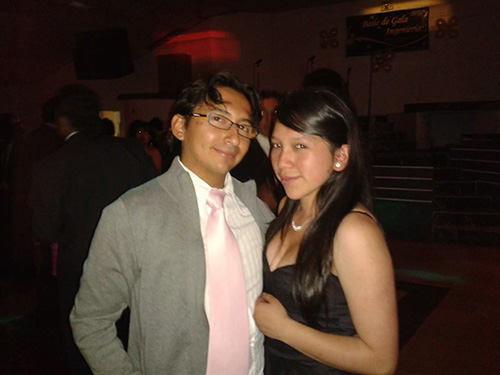
#> input picture 1 Cargar imagen/pareja.jpg, 500 x 375 px, given in place of the camera
$ python '15 seguidor de color.py'
#> lines starting #> are read from the running program, lines starting #| are printed output that depends on the picture; after the words box and inside, x2 and y2 are one past the last pixel; in counts of white or black regions, pixels touching at a corner belong together
import cv2
import numpy as np
from matplotlib import pyplot as plt

cap = cv2.VideoCapture(0)

while(cap.isOpened):
    _, frame = cap.read()
#> frame is the input picture: shape (375, 500, 3); mean B, G, R 41.8, 51.5, 67.5
    hsv = cv2.cvtColor(frame, cv2.COLOR_BGR2HSV)
#> hsv: shape (375, 500, 3); mean H, S, V 17.4, 123.7, 67.6
    bajo = np.array([0,50,50])
    alto = np.array([25,255,255])

    mask = cv2.inRange(hsv, bajo, alto)
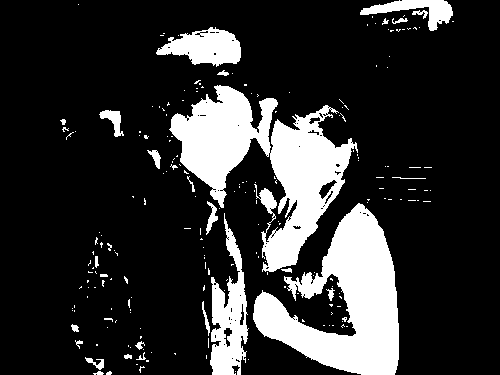
#> mask: shape (375, 500); 18.8% white; 208 white regions (180 under 20 px), largest, box (x1, y1, x2, y2) and area: (169, 85, 358, 272) 14203, (253, 203, 399, 375) 12520, (210, 213, 249, 375) 3158
    res = cv2.bitwise_and(frame, frame, mask = mask)
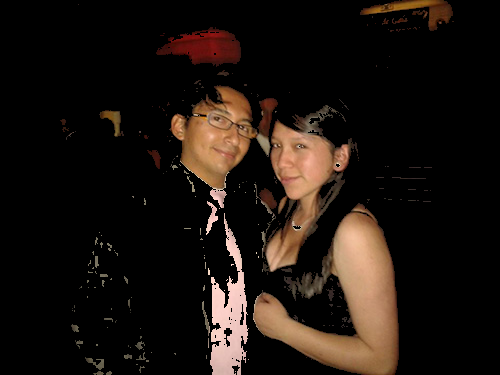
#> res: shape (375, 500, 3); mean B, G, R 15.3, 20.6, 28.8

    cv2.imshow('frame', frame)

    cv2.imshow('mask', mask)
    cv2.imshow('res',res)


    k = cv2.waitKey(5) & 0xFF
#> (key Esc is pressed here)
    if k == 27:
        break

cv2.destroyAllWindows()
